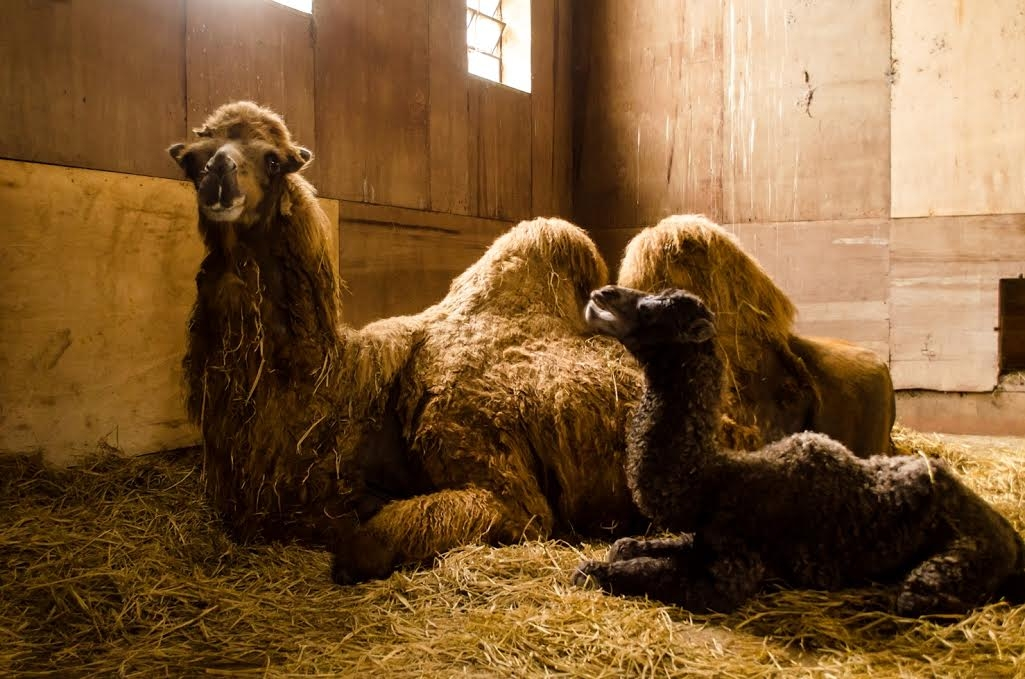
%> input picture gammando/camel.jpg, 1025 x 679 px
$ octave gammando.m   (GNU Octave 9; MATLAB toolbox functions it lacks are replaced by stand-ins)
%> lines starting %> are read from the running program, lines starting %| are printed output that depends on the picture
clc;
clear;

camelo = imread('camel.jpg');
%> camelo is the input picture: size 679x1025x3 uint8; mean R, G, B 122.8, 88.7, 51.7

camelo = double(camelo); % converte em valores double para permitir operacoes
%> camelo: size 679x1025x3 double

gamma = 2;
gamma = 1/gamma;

camelo(:, :, 1) = camelo(:, :, 1) ./ 255;
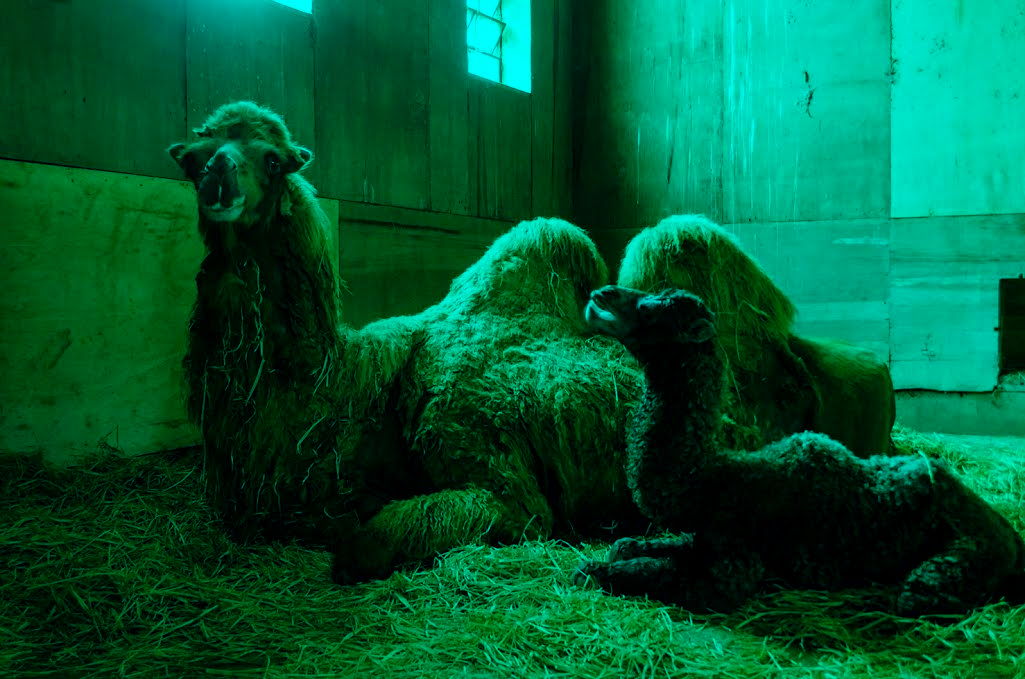
%> camelo: size 679x1025x3 double; mean R, G, B 0.5, 88.7, 51.7
camelo(:, :, 2) = camelo(:, :, 2) ./ 255;
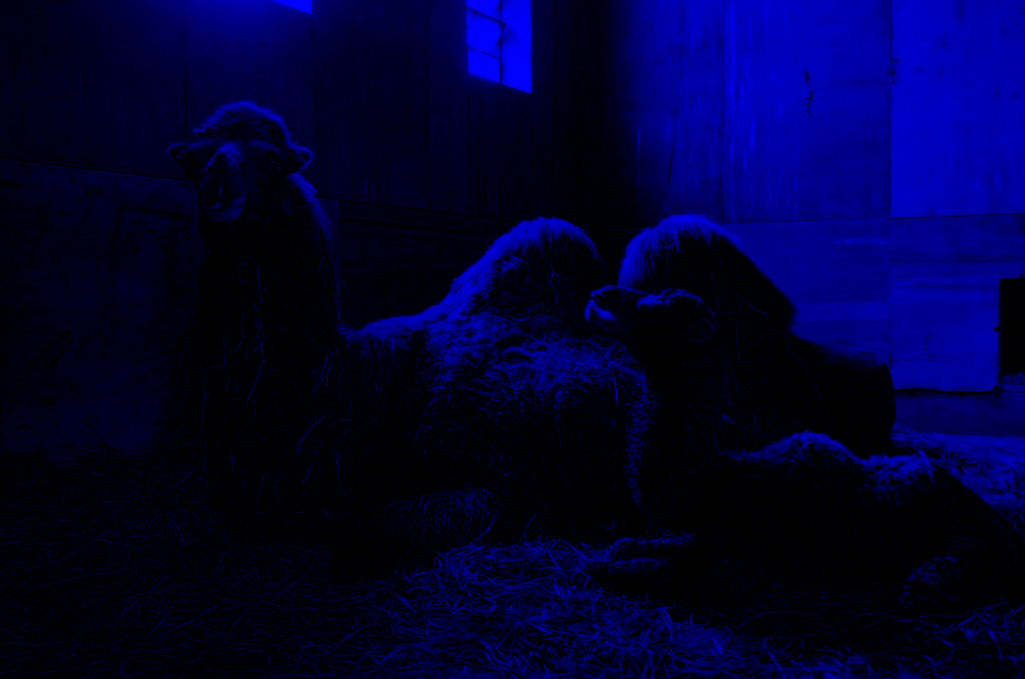
%> camelo: size 679x1025x3 double; mean R, G, B 0.5, 0.3, 51.7
camelo(:, :, 3) = camelo(:, :, 3) ./ 255;

camelo(:, :, 1) = (camelo(:, :, 1) .^ gamma) * 255;
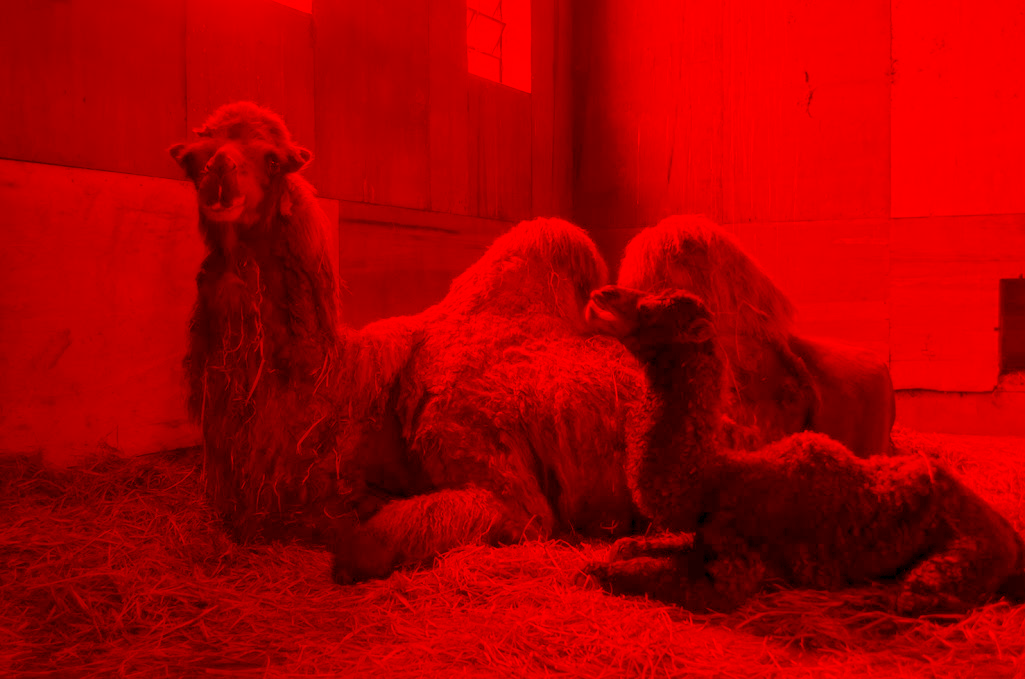
%> camelo: size 679x1025x3 double; mean R, G, B 167, 0.3, 0.2
camelo(:, :, 2) = (camelo(:, :, 2) .^ gamma) * 255;
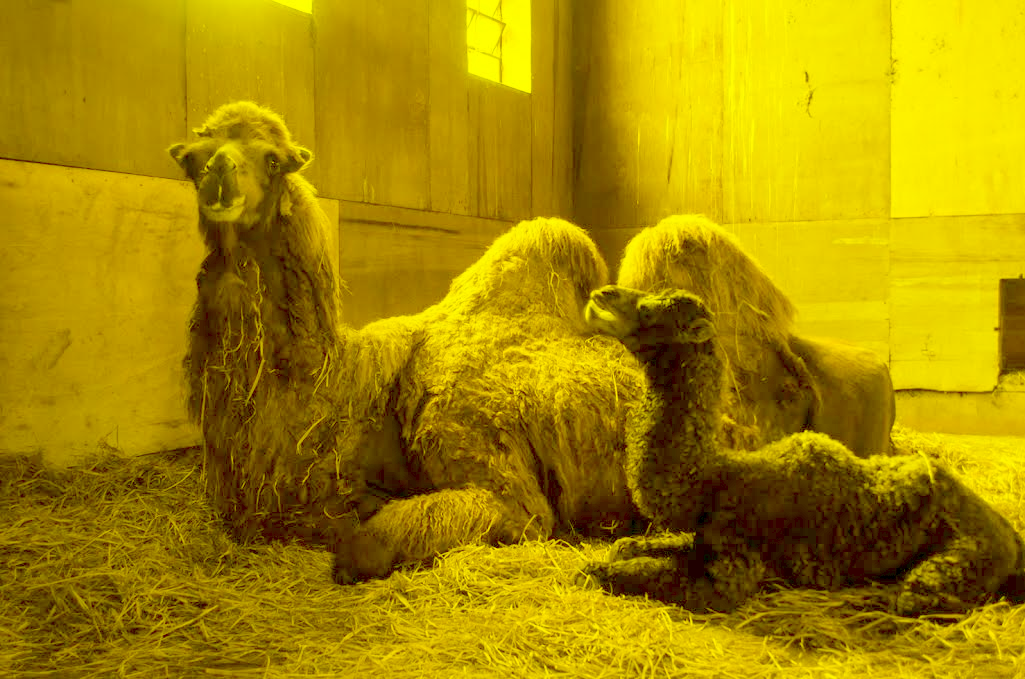
%> camelo: size 679x1025x3 double; mean R, G, B 167, 137, 0.2
camelo(:, :, 3) = (camelo(:, :, 3) .^ gamma) * 255;
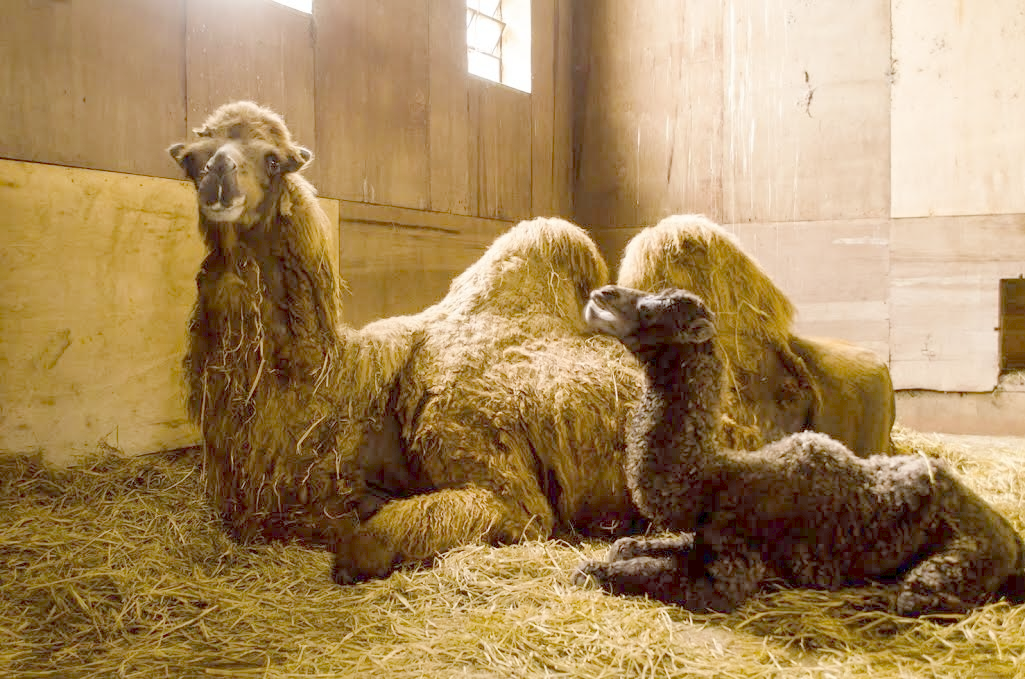
%> camelo: size 679x1025x3 double; mean R, G, B 167, 137, 92

camelo = uint8(camelo);
%> camelo: size 679x1025x3 uint8
figure, imshow(camelo);
